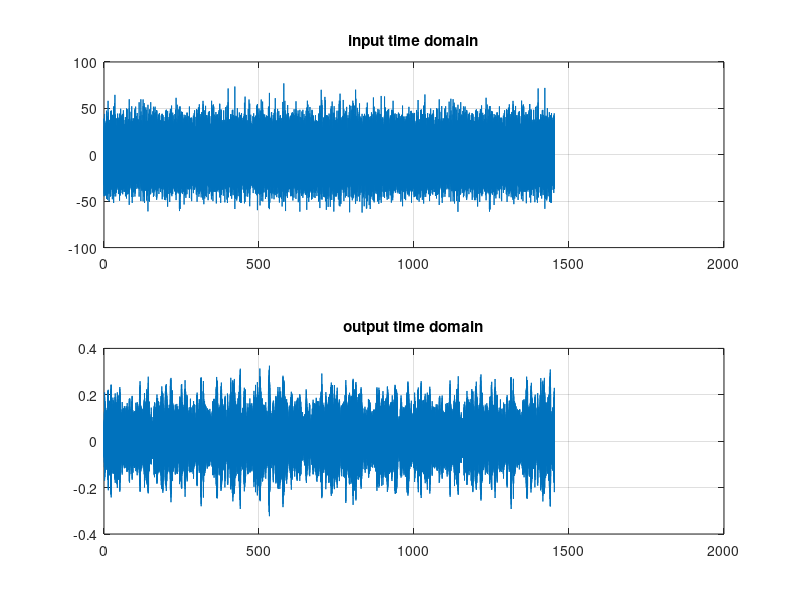

This chart was generated by the following MATLAB code: (Note: this script raises an error after producing the figure.)
clear
close all
clc

Tw = 20; % s - Lenght of each window, smaller => More averages, less freq res
overlap = .6; % -% like in lab 4

% I think we'll measure for a long time a random input response
% Then we split the response in pieces of T lenght, apply windows and go in
% frequency domain
% Compute expected value of power and cross spectra and estimate the FRF

% Don't know which of these
Data = load('Lab_04_staircase_empty.mat');
input = Data.Data(:,1); % Vector of the overall measurement
output = Data.Data(:,2);

% [n,p]=uigetfile('.mat','choose the data file');
% cd(p);
% load(n);

fs = Data.fsamp;
dt = 1/fs;
N = length(output); % Any vector which is the long measurement
t_vec = 0:dt:(N-1)*dt; % Global time vector

%t_vec = time.t;
%dt = t_vec(end)/N;
%fs = 1/dt;

figure
subplot(2,1,1)
plot (t_vec, input)
title('input time domain')
grid on
subplot(2,1,2)
plot (t_vec, output) % This should plot the entire response in time
title('output time domain')
grid on

N_samples = round(Tw/dt);             % Number of elements of each split
N_overlap = floor(overlap*N_samples); % Numer of elements overlapping

win = hanning(N_samples);

[Gxx,freq_xx]=autocross(input,input,fs,N_samples,N_overlap,win);
[Gyy,freq_yy]=autocross(output,output,fs,N_samples,N_overlap,win); 
[Gxy,freq_xy]=autocross(input,output,fs,N_samples,N_overlap,win); 
[Gyx,freq_yx]=autocross(output,input,fs,N_samples,N_overlap,win); 
coherence = abs(Gxy).^2./(Gxx.*Gyy);

figure
subplot(2,1,1)
semilogy(freq_xx, Gxx)
title('autcorriInput')
grid on

subplot(2,1,2)
semilogy(freq_yy, Gyy)
title('autcorrOutput')
grid on

figure
subplot(2,1,1)
semilogy(freq_xy, abs(Gxy))
title('crosscorrAmp')
grid on
subplot(2,1,2)
title('crosscorrPhase')
plot(freq_xy, angle(Gxy))
% Low range, not loglog, we can change it

% Estimators - idk which would be better

H1 = Gxy./Gxx;
H2 = Gyy./Gyx;

figure
subplot(2,2,1)
semilogy(freq_xx, abs(H1))
title('H1')
grid on

subplot(2,2,3)
plot(freq_xx, angle(H1))
grid on
subplot(2,2,2)
semilogy(freq_xx, abs(H2))
title('H2')
grid on
subplot(2,2,4)
plot(freq_xx, angle(H2))
grid on
figure
semilogy(freq_xx, abs(H1))
hold on
semilogy(freq_xx, abs(H2))
yyaxis("left")
plot(freq_xx, coherence)
grid on
legend('H1','H2','coherence')
% From these plots we should be able to choose the correct estimator
%% Modal extraction

% As we are dealing with only first 4 modes of a simple beam the HP of well 
% separeted peaks is likely respected -> Sdof method shuld be reliable

%Gjk(omega) = Ajk / (-omega^2+ 1i*2*csi + omega_i^2) + RLjk/omega^2 + RHjk
% x = [om_i, csi_i, A_i, RL_i, RH_i];

G_num = @(omega,x) x(3) ./ (-omega.^2+ 1i*2*x(2)*omega*x(1) + x(1)^2) + x(4)./omega.^2 + x(5);

G_exp = H2; 
% or G_exp = H1 based on which one is the best esimatr

[~, all_peaks] = findpeaks(abs(imag(G_exp(101:300))),'MinPeakProminence', 0.01); %

n_modes = 2; 
res_locs = all_peaks(1:n_modes) + 101;

om_nat = freq_xx(res_locs) * 2*pi;
dphase = diff(unwrap(angle(G_exp))) ./ diff(freq_xx*2*pi)';
f_max = freq_xx(end);
f_res = f_max/length(freq_xx);

x = zeros(5,n_modes);

for ii = 1:n_modes

    % interval
    range = 0.5; % hz
    range_idx(:,ii)= res_locs(ii) - round(range/f_res) : res_locs(ii) + round(range*f_res);
    fs_int(:,ii) = freq_xx(range_idx(:,ii));
    om_int(:,ii) = fs_int(:,ii) * 2*pi;

    %initial guesses
    x0(1) = om_nat(ii); %om_i
    x0(2)= -1 ./ (dphase(res_locs(ii)) * x0(1)); %csi0_i;
    x0(3) = G_exp(res_locs(ii))*1i*x0(2)*x0(1).^2*2; %A_i
    x0(4) = 0; %RL_i
    x0(5) = 0; %RH_i

    % error function
    err = @(x) [
        real(G_exp(range_idx(:,ii),1) - G_num(om_int(:,ii),x));  
        imag(G_exp(range_idx(:,ii),1) - G_num(om_int(:,ii),x)); 
        ];

    x(:,ii) = lsqnonlin(err,x0,[],[],[]);

end
%% graphical check

figure
for ii = 1 : n_modes
    %amplitudes
    %experim FRF 
    subplot(2,n_modes,ii)
    semilogy(fs_int(:,ii),abs(G_exp(range_idx(:,ii))))
    hold on
    %extraolated numerical FRF
    semilogy(fs_int(:,ii),abs(G_num(om_int(:,ii),x(:,ii))),'or');
    grid on
    tit = sprintf('Modo %d - f = %.2f Hz', ii, x(1,ii)/2/pi);
    title(tit)

    %phases
    %experim FRF 
    subplot(2,n_modes,ii+n_modes)
    semilogy(fs_int(:,ii),angle(G_exp(range_idx(:,ii))))
    hold on
    %extraolated numerical FRF
    semilogy(fs_int(:,ii),angle(G_num(om_int(:,ii),x(:,ii))),'or');
    grid on

end 


%%
figure
plot(freq_xx(101:300), abs(imag(G_exp(101:300))))
hold on
grid on

freq_xx(all_peaks)
